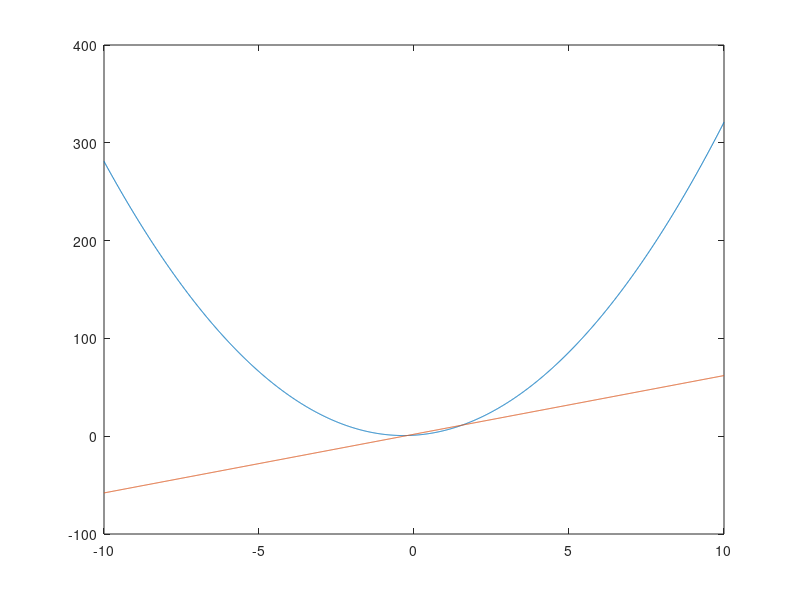
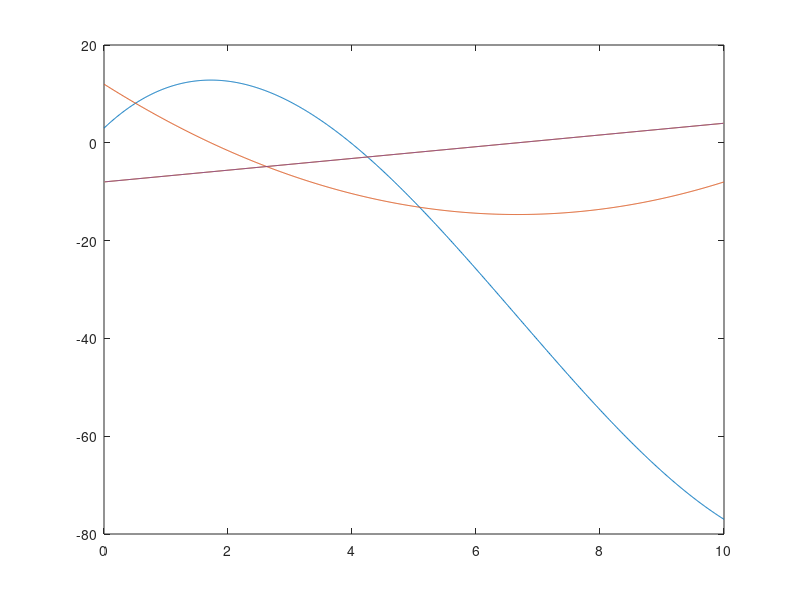
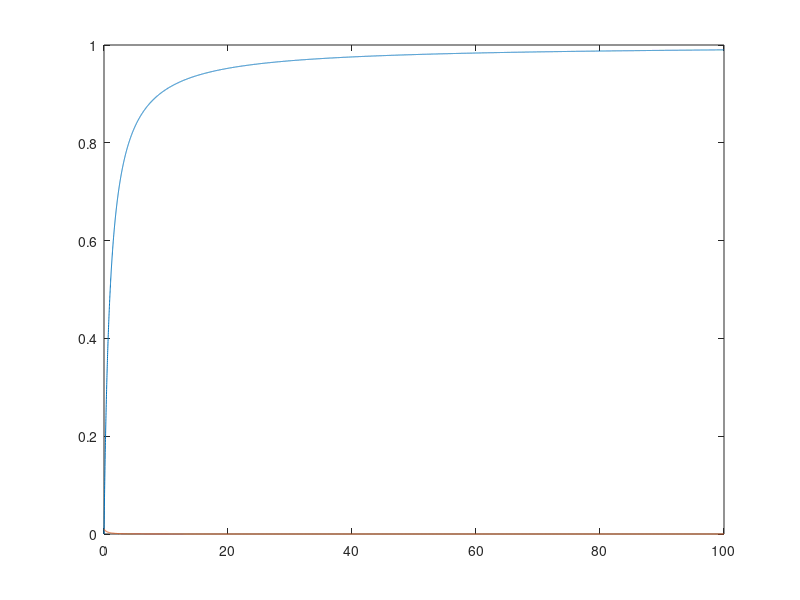

Here is the MATLAB script that generated these plots, in order:
% Derivatives Group Work
% Bryn Morgan, Rachel Green, Zhe Li, Zac Canter
% 9-4-2018

figure (1)
x = [-10:0.01:10];
y = (3)*(x.^2)+(2*x)+1
plot(x,y)
yprime = 6*x + 2;
hold on
plot(x,yprime)

t = [0:0.01:10]
r = (1/5)*t.^3 - 4*t.^2 + 12*t + 3
figure(2)
plot(t,r)
hold on
nr = length(r);
dr = r(2:nr)-r(1:nr-1);
dt = 0.01;
v = dr./dt;
tmid = 0.5*(t(2:nr)+t(1:nr-1));
plot(tmid,v)
hold on 

nv = length(v);
ddr = v(2:nv)-v(1:nv-1);
nt = length(t);
ddt = t(2:nt-1);
a = ddr./dt;
plot(ddt,a);
hold on 
b = (6/5)*ddt-8
plot(ddt,b)

figure(3);
x = [0:0.01:100];
y = (x)./(x+1);
dy = y(2:end) - y(1:end-1);
dx = 0.01;
plot(x,y);
tmid = 0.5*(x(2:end)+x(1:end-1));
hold on
plot(tmid,dy);
